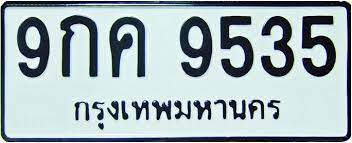
#> input picture Fully_adaptive_binarization/image2.jpeg, 352 x 143 px; its folder holds only this picture in this run
$ python main.py
#> lines starting #> are read from the running program, lines starting #| are printed output that depends on the picture; after the words box and inside, x2 and y2 are one past the last pixel; in counts of white or black regions, pixels touching at a corner belong together
import cv2
import numpy as np
# glob provides functions to search for files and directories whose names match a specified pattern
import glob

# Define a list of kernel sizes to try
kernel_sizes = [(3, 3), (5, 5), (7, 7), (9, 9), (11, 11), (13, 13), (15, 15), (17, 17), (19, 19), (21, 21), (23, 23), (25, 25)]

# Define a list of k values to try
k_values = np.arange(0.05, 0.55, 0.05)


# Get a list of all files with .jpg, .jpeg, or .png extensions in the current directory
file_list = glob.glob("*.jpg") + glob.glob("*.jpeg") + glob.glob("*.png")

# Iterate over all files in the list
for filename in file_list:
    # Load image and convert to grayscale
    img = cv2.imread(filename)
#> img is the input picture: shape (143, 352, 3); mean B, G, R 183.8, 179.6, 164.3
    gray = cv2.cvtColor(img, cv2.COLOR_BGR2GRAY)
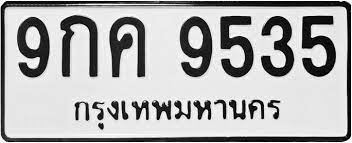
#> gray: shape (143, 352); min 0, max 255, mean 175.5

    #get the best Gaussian blur kernel size for the current image
    # Initialize variables to keep track of the best kernel size and best quality
    best_kernel_size = None
    best_quality = None

    # Iterate over kernel sizes and evaluate the resulting image quality
    for kernel_size in kernel_sizes:
        # Apply Gaussian blur
        blur = cv2.GaussianBlur(gray, kernel_size, 0)

        # Compute a quality metric (e.g. mean squared error, structural similarity index, etc.)
        # Here, we simply use the variance of the image as a quality metric
        quality = np.var(blur)

        # Update the best kernel size and quality if the current one is better
        if best_quality is None or quality > best_quality:
            best_kernel_size = kernel_size
            best_quality = quality
#> this loop made 12 passes
#> (quality, best_quality) on pass 1: (6898, 6898)
#> quality on passes 2 to 7: 6394.5, 5794.4, 5362, 4950.1, 4524.7, 4150.2
#> pass 1, `blur = cv2.GaussianBlur(gray, kernel_size, 0)`:
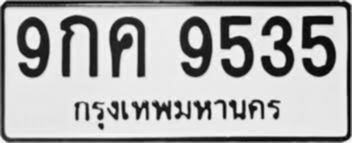
#> blur: shape (143, 352); min 3, max 248, mean 174.5
#> pass 3, `blur = cv2.GaussianBlur(gray, kernel_size, 0)`:
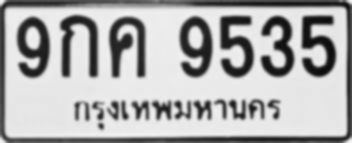
#> blur: shape (143, 352); min 12, max 246, mean 174
#> after the loop:
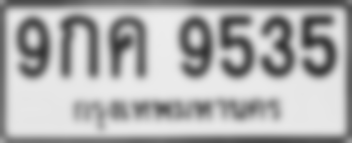
#> blur: shape (143, 352); min 49, max 237, mean 174.1
#> after the loop, best_kernel_size = (3, 3); best_quality = 6898

    # Apply the chosen kernel size to the original image
    blur = cv2.GaussianBlur(gray, best_kernel_size, 0)


    # Initialize variables to keep track of the best k value and best quality
    best_k = None
    best_quality = None

    # Iterate over k values and evaluate the resulting image quality
    for k in k_values:
        R = np.max(blur) - np.min(blur)
        threshold = np.mean(blur) * (1 + k * ((R / 256) - 1))
        th = cv2.threshold(blur, threshold, 255, cv2.THRESH_BINARY)[1]

        # Compute a quality metric
        # we simply use the variance of the binary image as a quality metric
        quality = np.var(th)

        # Update the best k value and quality if the current one is better
        if best_quality is None or quality > best_quality:
            best_k = k
            best_quality = quality
#> this loop made 10 passes
#> (threshold, quality, best_quality) on pass 1: (174.1, 14494.2, 14494.2)
#> (threshold, quality) on passes 2 to 7: (173.8, 14476.3), (173.4, 14476.3), (173, 14476.3), (172.6, 14449.7), (172.3, 14449.7), (171.9, 14423.3)
#> pass 1, `th = cv2.threshold(blur, threshold, 255, cv2.THRESH_BINARY)[1]`:
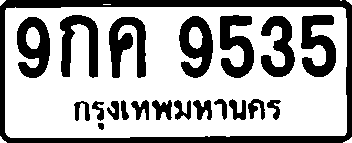
#> th: shape (143, 352); 66.5% white; 21 black regions, largest, box (x1, y1, x2, y2) and area: (0, 0, 352, 143) 5903, (109, 17, 146, 78) 1343, (301, 15, 336, 77) 1303
#> after the loop:
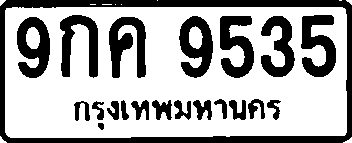
#> th: shape (143, 352); 66.9% white; 21 black regions, largest, box (x1, y1, x2, y2) and area: (0, 0, 352, 143) 5843, (109, 17, 146, 78) 1328, (301, 15, 336, 77) 1289
#> after the loop, best_k = 0.05; best_quality = 14494.2

    # Apply the chosen k value to the original image
    R = np.max(blur) - np.min(blur)
    threshold = np.mean(blur) * (1 + best_k * ((R / 128) - 1))
#> threshold = 182.5
    th = cv2.threshold(blur, threshold, 255, cv2.THRESH_BINARY)[1]
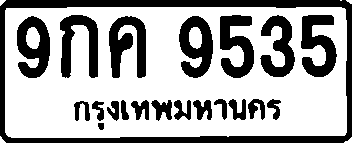
#> th: shape (143, 352); 65.7% white; 21 black regions, largest, box (x1, y1, x2, y2) and area: (0, 0, 352, 143) 5973, (109, 16, 146, 78) 1387, (301, 15, 337, 77) 1330

    print(f"Optimized k value for {filename}: {best_k}")
#| Optimized k value for image2.jpeg: 0.05

    # Show the binary image
    cv2.imshow('Original Image', img)
    cv2.imshow('Binary Image', th)
    cv2.waitKey(0)
    cv2.destroyAllWindows()

$ run again, on Fully_adaptive_binarization/image4.jpeg
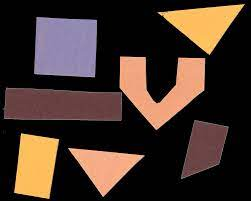
#> input picture Fully_adaptive_binarization/image4.jpeg, 251 x 201 px
#> img is the input picture: shape (201, 251, 3); mean B, G, R 43.1, 51.2, 68.5
#> the loop `for kernel_size in kernel_sizes:` made 12 passes
#> (quality, best_quality) on pass 1: (5577, 5577)
#> after the loop `for kernel_size in kernel_sizes:`:
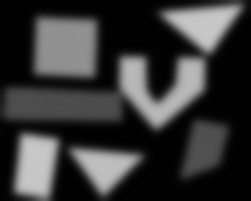
#> blur: shape (201, 251); min 1, max 199, mean 55.5
#> after the loop `for kernel_size in kernel_sizes:`: best_kernel_size = (3, 3); best_quality = 5577
#> the loop `for k in k_values:` made 10 passes
#> (threshold, quality, best_quality) on passes 1, 3, 5, 7, 9: (54.93, 15149, 15149), (53.84, 15158.7, 15158.7), (52.76, 15167.1, 15167.1), (51.68, 15179, 15179), (50.59, 15192.6, 15192.6)
#> after the loop `for k in k_values:`: best_k = 0.45; best_quality = 15192.6
#> `threshold = np.mean(blur) * (1 + best_k * ((R / 128) - 1))`: threshold = 70.68
#> `th = cv2.threshold(blur, threshold, 255, cv2.THRESH_BINARY)[1]`:
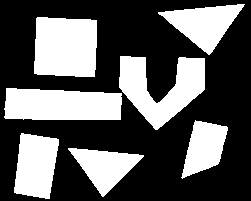
#> th: shape (201, 251); 36.1% white; 7 white regions, largest, box (x1, y1, x2, y2) and area: (34, 17, 97, 77) 3526, (4, 88, 122, 120) 3388, (119, 56, 205, 130) 3366
#| Optimized k value for image4.jpeg: 0.45

$ run again, on Fully_adaptive_binarization/image5.jpeg
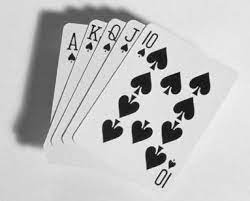
#> input picture Fully_adaptive_binarization/image5.jpeg, 250 x 201 px
#> img is the input picture: shape (201, 250, 3); min 0, max 255, mean 192.9
#> the loop `for kernel_size in kernel_sizes:` made 12 passes
#> (quality, best_quality) on pass 1: (3036.8, 3036.8)
#> after the loop `for kernel_size in kernel_sizes:`:
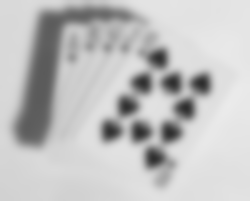
#> blur: shape (201, 250); min 45, max 235, mean 192.9
#> after the loop `for kernel_size in kernel_sizes:`: best_kernel_size = (3, 3); best_quality = 3036.8
#> the loop `for k in k_values:` made 10 passes
#> (threshold, quality, best_quality) on pass 1: (191.6, 11755, 11755)
#> after the loop `for k in k_values:`: best_k = 0.05; best_quality = 11755
#> `threshold = np.mean(blur) * (1 + best_k * ((R / 128) - 1))`: threshold = 200
#> `th = cv2.threshold(blur, threshold, 255, cv2.THRESH_BINARY)[1]`:
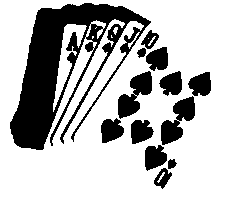
#> th: shape (201, 250); 74.9% white; 13 black regions, largest, box (x1, y1, x2, y2) and area: (10, 3, 151, 150) 8063, (161, 96, 195, 145) 822, (118, 71, 152, 119) 811
#| Optimized k value for image5.jpeg: 0.05
